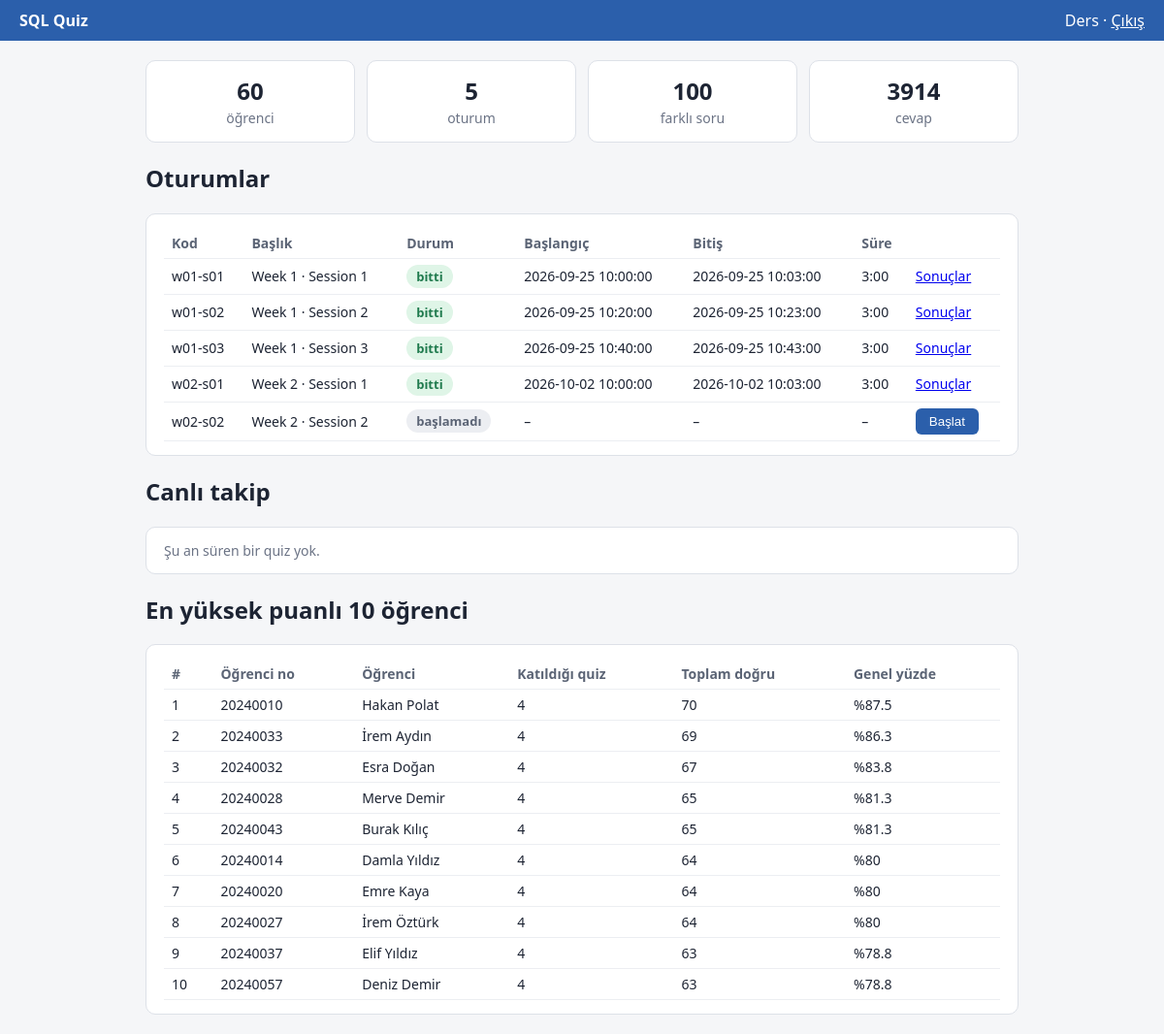
The app's page /hoca (signed in) with its own data.
### tables this page shows
CREATE TABLE oturumlar (
    id                 INTEGER PRIMARY KEY,
    kod                TEXT NOT NULL UNIQUE,         -- ör. 'w02-s01'
    baslik             TEXT NOT NULL,                -- ör. 'Week 2 · Session 1'
    hafta              INTEGER NOT NULL,
    durum              TEXT NOT NULL DEFAULT 'baslamadi',
    planlanan_sure_sn  INTEGER NOT NULL DEFAULT 180, -- resmi süre: 3 dakika
    baslangic          TEXT,                         -- hoca başlatınca dolar
    bitis              TEXT,                         -- hoca bitirince dolar

    CHECK (hafta > 0),
    CHECK (planlanan_sure_sn > 0),
    CHECK (durum IN ('baslamadi', 'suruyor', 'bitti')),

    -- Durum ile zamanlar tutarlı olmalı (isim verildi: hata mesajında görünür)
    CONSTRAINT durum_zaman_tutarliligi CHECK (
        (durum = 'baslamadi' AND baslangic IS NULL     AND bitis IS NULL)
     OR (durum = 'suruyor'   AND baslangic IS NOT NULL AND bitis IS NULL)
     OR (durum = 'bitti'     AND baslangic IS NOT NULL AND bitis IS NOT NULL
                             AND bitis >= baslangic)
    )
);

CREATE TABLE kullanicilar (
    id            INTEGER PRIMARY KEY,
    ogrenci_no    TEXT UNIQUE,                       -- hocanın öğrenci numarası yok (NULL)
    ad            TEXT NOT NULL,
    soyad         TEXT NOT NULL,
    email         TEXT NOT NULL UNIQUE COLLATE NOCASE, -- büyük/küçük harf farkı gözetmez
    sifre_hash    TEXT NOT NULL,                     -- şifrenin kendisi değil, özeti
    sifre_salt    TEXT NOT NULL,                     -- kullanıcıya özel rastgele değer
    rol           TEXT NOT NULL DEFAULT 'ogrenci',
    kayit_zamani  TEXT NOT NULL DEFAULT (datetime('now', 'localtime')),

    CHECK (rol IN ('ogrenci', 'hoca')),
    CHECK (email LIKE '%_@_%._%'),                   -- basit e-posta biçim kontrolü
    CHECK (rol = 'hoca' OR ogrenci_no IS NOT NULL)   -- öğrencinin numarası zorunlu
);

### app.py (the view)
@app.route("/hoca")
def hoca():
    if session.get("rol") != "hoca":
        return redirect(url_for("giris"))
    baglanti = baglan()
    sayilar = baglanti.execute(
        """SELECT
             (SELECT COUNT(*) FROM kullanicilar WHERE rol = 'ogrenci') AS ogrenci,
             (SELECT COUNT(*) FROM oturumlar)                         AS oturum,
             (SELECT COUNT(DISTINCT soru_id) FROM oturum_sorulari)    AS soru,
             (SELECT COUNT(*) FROM cevaplar)                          AS cevap"""
    ).fetchone()
    oturumlar = baglanti.execute("SELECT * FROM v_oturum_durumu ORDER BY id").fetchall()
    ilerleme = baglanti.execute(
        """SELECT
             d.kod, d.baslik, d.gecen_sure_sn, d.uzatma_sn,
             (SELECT COUNT(*) FROM katilimlar k       WHERE k.oturum_id  = d.id) AS katilimci,
             (SELECT COUNT(*) FROM oturum_sorulari os WHERE os.oturum_id = d.id) AS soru_sayisi,
             (SELECT COUNT(*) FROM cevaplar c         WHERE c.oturum_id  = d.id) AS verilen_cevap
           FROM v_oturum_durumu d
           WHERE d.durum = 'suruyor'"""
    ).fetchone()
    ogrenciler = baglanti.execute(
        """SELECT u.ogrenci_no, u.ad || ' ' || u.soyad AS ogrenci,
                  r.cevaplanan, r.soru_sayisi
           FROM v_sonuclar r
           JOIN oturumlar o    ON o.id = r.oturum_id
           JOIN kullanicilar u ON u.id = r.kullanici_id
           WHERE o.durum = 'suruyor'
           ORDER BY r.cevaplanan DESC, u.ogrenci_no"""
    ).fetchall()
    ilk10 = baglanti.execute(
        """SELECT u.ogrenci_no, u.ad || ' ' || u.soyad AS ogrenci,
                  COUNT(*) AS katildigi_quiz, SUM(r.dogru) AS toplam_dogru,
                  ROUND(100.0 * SUM(r.dogru) /
                        (SELECT COUNT(*) FROM oturum_sorulari os
                           JOIN oturumlar o2 ON o2.id = os.oturum_id
                          WHERE o2.durum = 'bitti'), 1) AS genel_yuzde
           FROM v_sonuclar r
           JOIN oturumlar o    ON o.id = r.oturum_id
           JOIN kullanicilar u ON u.id = r.kullanici_id
           WHERE o.durum = 'bitti'
           GROUP BY u.id
           ORDER BY genel_yuzde DESC, u.ogrenci_no
           LIMIT 10"""
    ).fetchall()
    durum = canli_durum(baglanti)
    baglanti.close()
    return render_template("hoca.html", sayilar=sayilar, oturumlar=oturumlar,
                           ilerleme=ilerleme, ogrenciler=ogrenciler, ilk10=ilk10,
                           imza=durum["imza"])

### app.py (called while the page is built)
def baglan():
    baglanti = sqlite3.connect(VERITABANI)
    baglanti.row_factory = sqlite3.Row
    baglanti.execute("PRAGMA foreign_keys = ON;")
    return baglanti

def canli_durum(baglanti):
    satir = baglanti.execute(
        """SELECT d.id,
                  (SELECT COUNT(*) FROM katilimlar k WHERE k.oturum_id = d.id) AS katilimci,
                  (SELECT COUNT(*) FROM cevaplar c   WHERE c.oturum_id = d.id) AS cevap
           FROM v_oturum_durumu d
           WHERE d.durum = 'suruyor'"""
    ).fetchone()
    if satir is None:
        return {"oturum_id": None, "imza": "yok"}
    imza = f"{satir['id']}-{satir['katilimci']}-{satir['cevap']}"
    return {"oturum_id": satir["id"], "imza": imza}

### templates/hoca.html (shortened to what this page needs)
{% extends "base.html" %}
{% block icerik %}
<div class="sayilar">
  <div class="kart"><b>{{ sayilar["ogrenci"] }}</b><span class="soluk">öğrenci</span></div>
  <div class="kart"><b>{{ sayilar["oturum"] }}</b><span class="soluk">oturum</span></div>
  <div class="kart"><b>{{ sayilar["soru"] }}</b><span class="soluk">farklı soru</span></div>
  <div class="kart"><b>{{ sayilar["cevap"] }}</b><span class="soluk">cevap</span></div>
</div>
<h2>Oturumlar</h2>
<div class="kart">
  <table>
    <tr><th>Kod</th><th>Başlık</th><th>Durum</th><th>Başlangıç</th><th>Bitiş</th><th>Süre</th><th></th></tr>
    {% for o in oturumlar %}
    <tr>
      <td>{{ o["kod"] }}</td>
      <td>{{ o["baslik"] }}</td>
      <td>
        {% if o["durum"] == "bitti" %}<span class="rozet yesil">bitti</span>
        {% elif o["durum"] == "suruyor" %}<span class="rozet sari">sürüyor</span>
        {% else %}<span class="rozet gri">başlamadı</span>{% endif %}
      </td>
      <td>{{ o["baslangic"] or "–" }}</td>
      <td>{{ o["bitis"] or "–" }}</td>
      <td>
        {% if o["durum"] == "suruyor" %}
          <span id="sayac" class="rozet sari" data-gecen="{{ o['gecen_sure_sn'] }}" data-plan="{{ o['planlanan_sure_sn'] }}"></span>
        {% elif o["gecen_sure_sn"] is not none %}
          {{ "%d:%02d"|format(o["gecen_sure_sn"] // 60, o["gecen_sure_sn"] % 60) }}
        {% else %}–{% endif %}
      </td>
      <td>
        {% if o["durum"] == "baslamadi" %}
          <form method="post" action="{{ url_for('oturum_baslat', oturum_id=o['id']) }}"><button>Başlat</button></form>
        {% elif o["durum"] == "suruyor" %}
          <form method="post" action="{{ url_for('oturum_bitir', oturum_id=o['id']) }}"><button class="kirmizi">Bitir</button></form>
        {% else %}
          <a href="{{ url_for('sonuc', oturum_id=o['id']) }}">Sonuçlar</a>
        {% endif %}
      </td>
    </tr>
    {% endfor %}
  </table>
</div>
<h2>Canlı takip</h2>
{% if ilerleme %}
<div class="kart">
  <b>{{ ilerleme["baslik"] }}</b> <span class="soluk">· canlı (yeni katılım ve cevaplarda kendiliğinden yenilenir)</span>
  <div class="sayilar" style="margin-top: 10px;">
    <div class="kart"><b>{{ ilerleme["katilimci"] }}</b><span class="soluk">katılımcı</span></div>
    <div class="kart"><b>{{ ilerleme["verilen_cevap"] }}</b><span class="soluk">verilen cevap</span></div>
    <div class="kart">
      <b>{% if ilerleme["katilimci"] > 0 %}%{{ "%.1f"|format(100.0 * ilerleme["verilen_cevap"] / (ilerleme["katilimci"] * ilerleme["soru_sayisi"])) }}{% else %}–{% endif %}</b>
      <span class="soluk">tamamlanma</span>
    </div>
  </div>
  <div style="max-height: 300px; overflow-y: auto; margin-top: 12px;">
  <table>
    <tr><th>Öğrenci no</th><th>Öğrenci</th><th>İlerleme</th></tr>
    {% for s in ogrenciler %}
    <tr><td>{{ s["ogrenci_no"] }}</td><td>{{ s["ogrenci"] }}</td><td>{{ s["cevaplanan"] }}/{{ s["soru_sayisi"] }}</td></tr>
    {% endfor %}
  </table>
  </div>
</div>
{% else %}
  <div class="kart soluk">Şu an süren bir quiz yok.</div>
{% endif %}
<h2>En yüksek puanlı 10 öğrenci</h2>
<div class="kart">
  <table>
    <tr><th>#</th><th>Öğrenci no</th><th>Öğrenci</th><th>Katıldığı quiz</th><th>Toplam doğru</th><th>Genel yüzde</th></tr>
    {% for s in ilk10 %}
    <tr>
      <td>{{ loop.index }}</td><td>{{ s["ogrenci_no"] }}</td><td>{{ s["ogrenci"] }}</td>
      <td>{{ s["katildigi_quiz"] }}</td><td>{{ s["toplam_dogru"] }}</td><td>%{{ "%g"|format(s["genel_yuzde"]) }}</td>
    </tr>
    {% endfor %}
  </table>
</div>
{% endblock %}

### templates/base.html (shortened to what this page needs)
<!doctype html>
<html lang="tr">
<head>
</head>
<body>
  <div class="ust">
    <b>SQL Quiz</b>
    {% if session.get("ad") %}<span>{{ session["ad"] }} · <a href="{{ url_for('cikis') }}">Çıkış</a></span>{% endif %}
  </div>
  <div class="icerik">
    {% block icerik %}{% endblock %}
  </div>
</body>
</html>

### templates/base.html (style rules this page uses)
body { font-family: "Segoe UI", Arial, sans-serif; background: #f5f6f8; color: #1d2433; margin: 0; }
.ust { background: #2b5fab; color: #fff; padding: 10px 20px; display: flex; justify-content: space-between; }
.ust a { color: #fff; }
.icerik { max-width: 900px; margin: 20px auto; padding: 0 16px; }
.kart { background: #fff; border: 1px solid #dde1e8; border-radius: 10px; padding: 14px 18px; margin-bottom: 14px; }
.soluk { color: #6b7385; font-size: 14px; }
.rozet { display: inline-block; padding: 3px 10px; border-radius: 12px; font-size: 13px; font-weight: 600; }
.yesil { background: #dff5e7; color: #1f7a4d; }
.gri { background: #eceef2; color: #5b6475; }
table { width: 100%; border-collapse: collapse; font-size: 14px; }
th, td { text-align: left; padding: 6px 8px; border-bottom: 1px solid #eceef2; }
th { color: #5b6475; font-weight: 600; }
button { background: #2b5fab; color: #fff; border: 0; border-radius: 6px; padding: 6px 14px; cursor: pointer; }
.sayilar { display: flex; gap: 12px; flex-wrap: wrap; }
.sayilar .kart { flex: 1; text-align: center; margin: 0; min-width: 120px; }
.sayilar b { font-size: 24px; display: block; }

### records on screen
oturumlar: kod "w01-s01", baslik "Week 1 · Session 1", durum "bitti", baslangic "2026-09-25 10:00:00", bitis "2026-09-25 10:03:00", gecen_sure_sn "3:00"
oturumlar: kod "w01-s02", baslik "Week 1 · Session 2", durum "bitti", baslangic "2026-09-25 10:20:00", bitis "2026-09-25 10:23:00", gecen_sure_sn "3:00"
oturumlar: kod "w01-s03", baslik "Week 1 · Session 3", durum "bitti", baslangic "2026-09-25 10:40:00", bitis "2026-09-25 10:43:00", gecen_sure_sn "3:00"
oturumlar: kod "w02-s01", baslik "Week 2 · Session 1", durum "bitti", baslangic "2026-10-02 10:00:00", bitis "2026-10-02 10:03:00", gecen_sure_sn "3:00"
oturumlar: kod "w02-s02", baslik "Week 2 · Session 2", durum "başlamadı", o "–"
kullanicilar: ogrenci_no "20240010", ogrenci "Hakan Polat", katildigi_quiz "4", toplam_dogru "70", genel_yuzde "87.5"
kullanicilar: ogrenci_no "20240033", ogrenci "İrem Aydın", katildigi_quiz "4", toplam_dogru "69", genel_yuzde "86.3"
kullanicilar: ogrenci_no "20240032", ogrenci "Esra Doğan", katildigi_quiz "4", toplam_dogru "67", genel_yuzde "83.8"
kullanicilar: ogrenci_no "20240028", ogrenci "Merve Demir", katildigi_quiz "4", toplam_dogru "65", genel_yuzde "81.3"
kullanicilar: ogrenci_no "20240043", ogrenci "Burak Kılıç", katildigi_quiz "4", toplam_dogru "65", genel_yuzde "81.3"
kullanicilar: ogrenci_no "20240014", ogrenci "Damla Yıldız", katildigi_quiz "4", toplam_dogru "64", genel_yuzde "80"
kullanicilar: ogrenci_no "20240020", ogrenci "Emre Kaya", katildigi_quiz "4", toplam_dogru "64", genel_yuzde "80"
kullanicilar: ogrenci_no "20240027", ogrenci "İrem Öztürk", katildigi_quiz "4", toplam_dogru "64", genel_yuzde "80"
kullanicilar: ogrenci_no "20240037", ogrenci "Elif Yıldız", katildigi_quiz "4", toplam_dogru "63", genel_yuzde "78.8"
kullanicilar: ogrenci_no "20240057", ogrenci "Deniz Demir", katildigi_quiz "4", toplam_dogru "63", genel_yuzde "78.8"

### other values on screen
{{ session["ad"] }} "Ders"
{{ sayilar["ogrenci"] }} "60"
{{ sayilar["oturum"] }} "5"
{{ sayilar["soru"] }} "100"
{{ sayilar["cevap"] }} "3914"
